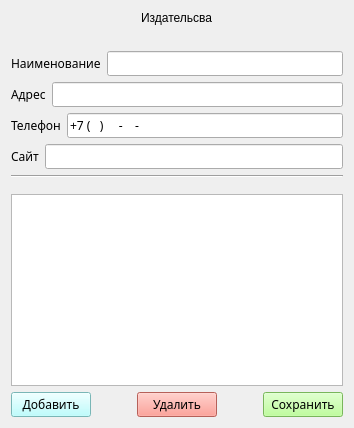
        <widget class="QWidget" name="page_1_for_admin">
         <property name="maximumSize">
          <size>
           <width>16777214</width>
           <height>16777215</height>
          </size>
         </property>
         <layout class="QVBoxLayout" name="verticalLayout_3">
          <item alignment="Qt::AlignHCenter">
           <widget class="QLabel" name="label_17">
            <property name="styleSheet">
             <string notr="true">font: 11pt &quot;Nunito ExtraBold&quot;;</string>
            </property>
            <property name="text">
             <string>Издательсва</string>
            </property>
           </widget>
          </item>
          <item>
           <spacer name="verticalSpacer_11">
            <property name="orientation">
             <enum>Qt::Vertical</enum>
            </property>
            <property name="sizeType">
             <enum>QSizePolicy::Minimum</enum>
            </property>
            <property name="sizeHint" stdset="0">
             <size>
              <width>20</width>
              <height>20</height>
             </size>
            </property>
           </spacer>
          </item>
          <item>
           <layout class="QVBoxLayout" name="verticalLayout_23">
            <item>
             <layout class="QHBoxLayout" name="horizontalLayout_37">
              <item>
               <widget class="QLabel" name="label_16">
                <property name="font">
                 <font>
                  <family>Nunito</family>
                 </font>
                </property>
                <property name="text">
                 <string>Наименование</string>
                </property>
               </widget>
              </item>
              <item>
               <widget class="QLineEdit" name="lineEdit_2">
                <property name="font">
                 <font>
                  <family>Nunito</family>
                 </font>
                </property>
               </widget>
              </item>
             </layout>
            </item>
           </layout>
          </item>
          <item>
           <layout class="QHBoxLayout" name="horizontalLayout_40">
            <item>
             <widget class="QLabel" name="label_19">
              <property name="font">
               <font>
                <family>Nunito</family>
               </font>
              </property>
              <property name="text">
               <string>Адрес</string>
              </property>
             </widget>
            </item>
            <item>
             <widget class="QLineEdit" name="lineEdit_3">
              <property name="font">
               <font>
                <family>Nunito</family>
               </font>
              </property>
             </widget>
            </item>
           </layout>
          </item>
          <item>
           <layout class="QHBoxLayout" name="horizontalLayout_41">
            <item>
             <widget class="QLabel" name="label_25">
              <property name="font">
               <font>
                <family>Nunito</family>
               </font>
              </property>
              <property name="text">
               <string>Телефон</string>
              </property>
             </widget>
            </item>
            <item>
             <widget class="QLineEdit" name="lineEdit_4">
              <property name="font">
               <font>
                <family>Nunito</family>
               </font>
              </property>
              <property name="inputMask">
               <string>+7 (000) 000 - 00 - 00</string>
              </property>
             </widget>
            </item>
           </layout>
          </item>
          <item>
           <layout class="QHBoxLayout" name="horizontalLayout_42">
            <item>
             <widget class="QLabel" name="label_29">
              <property name="font">
               <font>
                <family>Nunito</family>
               </font>
              </property>
              <property name="text">
               <string>Сайт</string>
              </property>
             </widget>
            </item>
            <item>
             <widget class="QLineEdit" name="lineEdit_5">
              <property name="font">
               <font>
                <family>Nunito</family>
               </font>
              </property>
             </widget>
            </item>
           </layout>
          </item>
          <item>
           <widget class="Line" name="line_6">
            <property name="orientation">
             <enum>Qt::Horizontal</enum>
            </property>
           </widget>
          </item>
          <item>
           <spacer name="verticalSpacer_12">
            <property name="orientation">
             <enum>Qt::Vertical</enum>
            </property>
            <property name="sizeType">
             <enum>QSizePolicy::Minimum</enum>
            </property>
            <property name="sizeHint" stdset="0">
             <size>
              <width>20</width>
              <height>10</height>
             </size>
            </property>
           </spacer>
          </item>
          <item>
           <widget class="QTableWidget" name="table_publishers"/>
          </item>
          <item>
           <layout class="QHBoxLayout" name="horizontalLayout_39">
            <item>
             <widget class="QPushButton" name="pushButton_2">
              <property name="font">
               <font>
                <family>Nunito</family>
               </font>
              </property>
              <property name="styleSheet">
               <string notr="true">background-color: rgb(170, 255, 255);</string>
              </property>
              <property name="text">
               <string>Добавить</string>
              </property>
             </widget>
            </item>
            <item>
             <spacer name="horizontalSpacer_11">
              <property name="orientation">
               <enum>Qt::Horizontal</enum>
              </property>
              <property name="sizeType">
               <enum>QSizePolicy::Fixed</enum>
              </property>
              <property name="sizeHint" stdset="0">
               <size>
                <width>40</width>
                <height>20</height>
               </size>
              </property>
             </spacer>
            </item>
            <item>
             <widget class="QPushButton" name="pushButton_3">
              <property name="font">
               <font>
                <family>Nunito</family>
               </font>
              </property>
              <property name="styleSheet">
               <string notr="true">background-color: rgb(255, 135, 124);
</string>
              </property>
              <property name="text">
               <string>Удалить</string>
              </property>
             </widget>
            </item>
            <item>
             <spacer name="horizontalSpacer_12">
              <property name="orientation">
               <enum>Qt::Horizontal</enum>
              </property>
              <property name="sizeType">
               <enum>QSizePolicy::Fixed</enum>
              </property>
              <property name="sizeHint" stdset="0">
               <size>
                <width>40</width>
                <height>20</height>
               </size>
              </property>
             </spacer>
            </item>
            <item>
             <widget class="QPushButton" name="pushButton">
              <property name="font">
               <font>
                <family>Nunito</family>
               </font>
              </property>
              <property name="styleSheet">
               <string notr="true">background-color: rgb(170, 255, 127);</string>
              </property>
              <property name="text">
               <string>Сохранить</string>
              </property>
             </widget>
            </item>
           </layout>
          </item>
         </layout>
        </widget>
